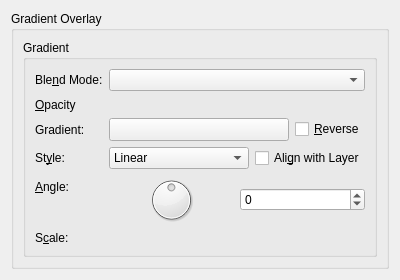
<?xml version="1.0" encoding="UTF-8"?>
<ui version="4.0">
 <class>WdgGradientOverlay</class>
 <widget class="QWidget" name="WdgGradientOverlay">
  <property name="geometry">
   <rect>
    <x>0</x>
    <y>0</y>
    <width>400</width>
    <height>265</height>
   </rect>
  </property>
  <layout class="QGridLayout" name="gridLayout">
   <item row="0" column="0">
    <widget class="QGroupBox" name="groupBox">
     <property name="title">
      <string>Gradient Overlay</string>
     </property>
     <layout class="QVBoxLayout" name="verticalLayout">
      <item>
       <widget class="QGroupBox" name="groupBox_2">
        <property name="title">
         <string>Gradient</string>
        </property>
        <layout class="QFormLayout" name="formLayout">
         <item row="0" column="0">
          <widget class="QLabel" name="label_13">
           <property name="text">
            <string>Ble&amp;nd Mode:</string>
           </property>
           <property name="buddy">
            <cstring>cmbCompositeOp</cstring>
           </property>
          </widget>
         </item>
         <item row="0" column="1">
          <widget class="KisCompositeOpComboBox" name="cmbCompositeOp">
           <property name="sizePolicy">
            <sizepolicy hsizetype="Expanding" vsizetype="Fixed">
             <horstretch>0</horstretch>
             <verstretch>0</verstretch>
            </sizepolicy>
           </property>
           <property name="toolTip">
            <string>Set the blend mode for the layer</string>
           </property>
          </widget>
         </item>
         <item row="1" column="0">
          <widget class="QLabel" name="label_14">
           <property name="text">
            <string>&amp;Opacity</string>
           </property>
           <property name="buddy">
            <cstring>intOpacity</cstring>
           </property>
          </widget>
         </item>
         <item row="1" column="1">
          <widget class="KisSliderSpinBox" name="intOpacity" native="true">
           <property name="sizePolicy">
            <sizepolicy hsizetype="Expanding" vsizetype="Minimum">
             <horstretch>0</horstretch>
             <verstretch>0</verstretch>
            </sizepolicy>
           </property>
           <property name="minimumSize">
            <size>
             <width>10</width>
             <height>15</height>
            </size>
           </property>
           <property name="toolTip">
            <string>Set the master opacity for the layer</string>
           </property>
           <property name="whatsThis">
            <string>Adjust the transparency of the layer</string>
           </property>
          </widget>
         </item>
         <item row="2" column="0">
          <widget class="QLabel" name="label_7">
           <property name="text">
            <string>Gradient:</string>
           </property>
           <property name="buddy">
            <cstring>cmbGradient</cstring>
           </property>
          </widget>
         </item>
         <item row="2" column="1">
          <layout class="QHBoxLayout" name="horizontalLayout_3">
           <item>
            <widget class="KisCmbGradient" name="cmbGradient">
             <property name="sizePolicy">
              <sizepolicy hsizetype="Expanding" vsizetype="Fixed">
               <horstretch>11</horstretch>
               <verstretch>0</verstretch>
              </sizepolicy>
             </property>
            </widget>
           </item>
           <item>
            <widget class="QCheckBox" name="chkReverse">
             <property name="text">
              <string>&amp;Reverse</string>
             </property>
            </widget>
           </item>
          </layout>
         </item>
         <item row="3" column="0">
          <widget class="QLabel" name="label_6">
           <property name="text">
            <string>St&amp;yle:</string>
           </property>
           <property name="buddy">
            <cstring>cmbStyle</cstring>
           </property>
          </widget>
         </item>
         <item row="3" column="1">
          <layout class="QHBoxLayout" name="horizontalLayout_4">
           <item>
            <widget class="QComboBox" name="cmbStyle">
             <property name="sizePolicy">
              <sizepolicy hsizetype="Expanding" vsizetype="Fixed">
               <horstretch>0</horstretch>
               <verstretch>0</verstretch>
              </sizepolicy>
             </property>
             <item>
              <property name="text">
               <string>Linear</string>
              </property>
             </item>
             <item>
              <property name="text">
               <string>Radial</string>
              </property>
             </item>
             <item>
              <property name="text">
               <string comment="@item:inlistbox Gradient style">Angle</string>
              </property>
             </item>
             <item>
              <property name="text">
               <string>Reflected</string>
              </property>
             </item>
             <item>
              <property name="text">
               <string>Diamond</string>
              </property>
             </item>
            </widget>
           </item>
           <item>
            <widget class="QCheckBox" name="chkAlignWithLayer">
             <property name="text">
              <string>Ali&amp;gn with Layer</string>
             </property>
            </widget>
           </item>
          </layout>
         </item>
         <item row="4" column="0">
          <widget class="QLabel" name="label_9">
           <property name="text">
            <string>&amp;Angle:</string>
           </property>
           <property name="buddy">
            <cstring>dialAngle</cstring>
           </property>
          </widget>
         </item>
         <item row="4" column="1">
          <layout class="QHBoxLayout" name="horizontalLayout_2">
           <item>
            <widget class="QDial" name="dialAngle">
             <property name="toolTip">
              <string>Set the angle of the light source</string>
             </property>
             <property name="minimum">
              <number>-179</number>
             </property>
             <property name="maximum">
              <number>180</number>
             </property>
             <property name="wrapping">
              <bool>true</bool>
             </property>
            </widget>
           </item>
           <item>
            <widget class="QSpinBox" name="intAngle">
             <property name="minimum">
              <number>-179</number>
             </property>
             <property name="maximum">
              <number>180</number>
             </property>
            </widget>
           </item>
          </layout>
         </item>
         <item row="5" column="0">
          <widget class="QLabel" name="label_8">
           <property name="text">
            <string>S&amp;cale:</string>
           </property>
           <property name="buddy">
            <cstring>intScale</cstring>
           </property>
          </widget>
         </item>
         <item row="5" column="1">
          <widget class="KisSliderSpinBox" name="intScale" native="true">
           <property name="sizePolicy">
            <sizepolicy hsizetype="Expanding" vsizetype="Preferred">
             <horstretch>0</horstretch>
             <verstretch>0</verstretch>
            </sizepolicy>
           </property>
           <property name="toolTip">
            <string>Set size of gradation</string>
           </property>
          </widget>
         </item>
        </layout>
        <zorder>label_6</zorder>
        <zorder>intScale</zorder>
        <zorder>label_9</zorder>
        <zorder>label_7</zorder>
        <zorder>label_8</zorder>
        <zorder>cmbCompositeOp</zorder>
        <zorder>intOpacity</zorder>
        <zorder>label_13</zorder>
        <zorder>label_14</zorder>
       </widget>
      </item>
      <item>
       <spacer name="verticalSpacer">
        <property name="orientation">
         <enum>Qt::Vertical</enum>
        </property>
        <property name="sizeHint" stdset="0">
         <size>
          <width>20</width>
          <height>40</height>
         </size>
        </property>
       </spacer>
      </item>
     </layout>
    </widget>
   </item>
  </layout>
 </widget>
 <customwidgets>
  <customwidget>
   <class>KisCompositeOpComboBox</class>
   <extends>QComboBox</extends>
   <header location="global">kis_cmb_composite.h</header>
  </customwidget>
  <customwidget>
   <class>KisSliderSpinBox</class>
   <extends>QWidget</extends>
   <header location="global">kis_slider_spin_box.h</header>
   <container>1</container>
  </customwidget>
  <customwidget>
   <class>KisCmbGradient</class>
   <extends>QToolButton</extends>
   <header>kis_cmb_gradient.h</header>
  </customwidget>
 </customwidgets>
 <resources/>
 <connections/>
</ui>
